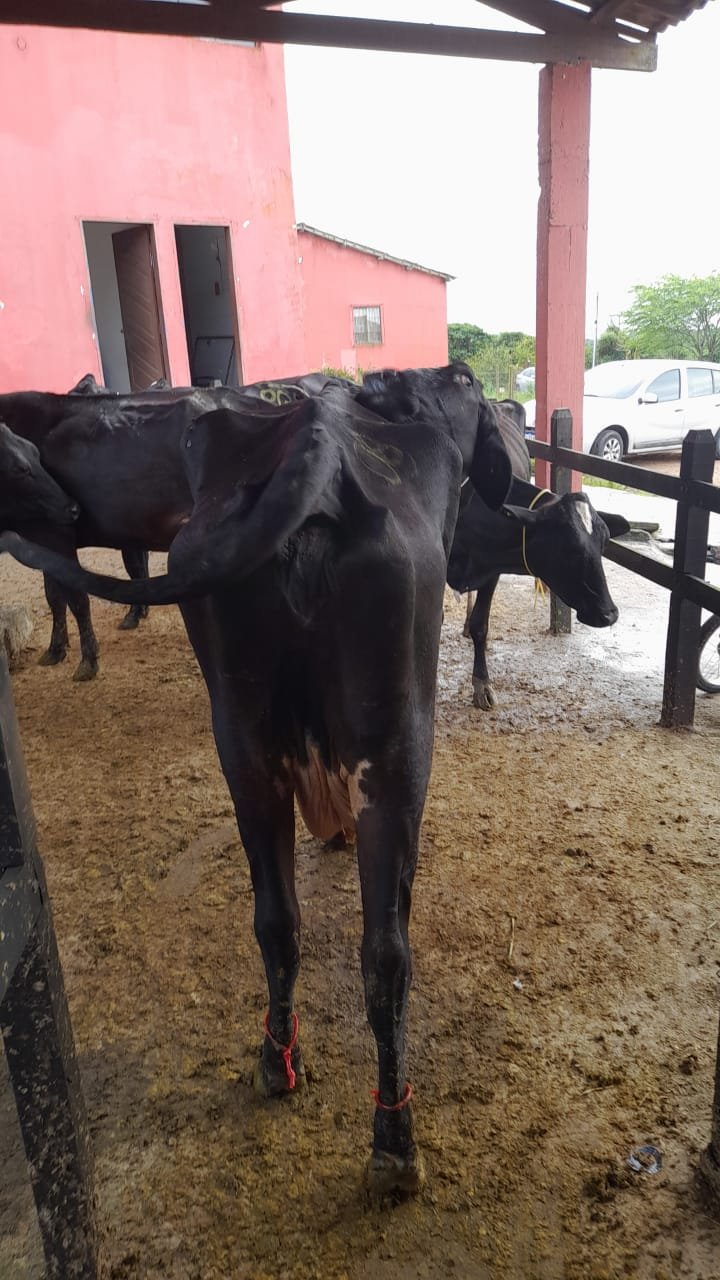
#> input picture images/new_images/2.5/3.jpeg, 720 x 1280 px, found by its file name
$ python main.py
#> lines starting #> are read from the running program, lines starting #| are printed output that depends on the picture; after the words box and inside, x2 and y2 are one past the last pixel; in counts of white or black regions, pixels touching at a corner belong together
import cv2
import numpy as np
import matplotlib.pyplot as plt
from sklearn.metrics import mean_squared_error
import os


class BcsPolynomialFit:

    def __init__(self):
        # constant parameters
        self.__kernel_size = (3, 3)
        self.__threshold = 10
        self.__polynomial_degree = 30

        self.__characteristic_bcs_info = {}
        self.__characteristic_bcs_images = {}

    def set_characteristic_bcs_images(self, bcs_images: dict):
        self.__characteristic_bcs_images = bcs_images

    def create_characteristic_polynomials(self):
        for bcs, image_path in self.__characteristic_bcs_images.items():
            cow_image, thresh, top_back_shape, x, y, polynomial_coefficients, polynomial = self.__create_polynomial(
                image_path)
            self.__characteristic_bcs_info[bcs] = {
                "image": cow_image,
                "thresh": thresh,
                "top_back_shape": top_back_shape,
                "x": x,
                "y": y,
                "polynomial_coefficients": polynomial_coefficients,
                "polynomial": np.poly1d(polynomial_coefficients)
            }

    # [135 lines left out: functions mean_squared, predict, derivative_analysis, show_characteristic_polynomials, not called in this run]

    def __create_polynomial(self, image_path: str):
        cow_image = cv2.imread(image_path, cv2.IMREAD_GRAYSCALE)
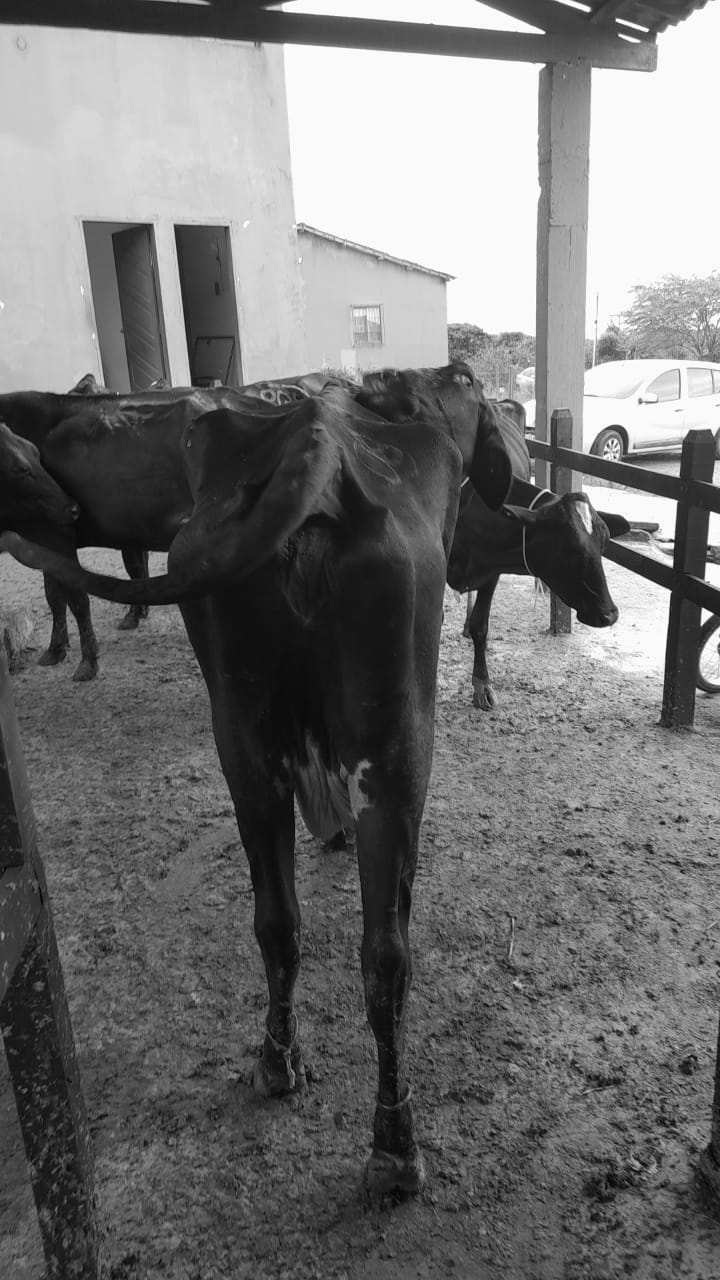
#> cow_image: shape (1280, 720); min 0, max 255, mean 115.1
        # cv2.imshow("img",cow_image)
        # cv2.imwrite("img.jpg",cow_image)

        _, thresh = cv2.threshold(cow_image, self.__threshold, 255, cv2.THRESH_BINARY)
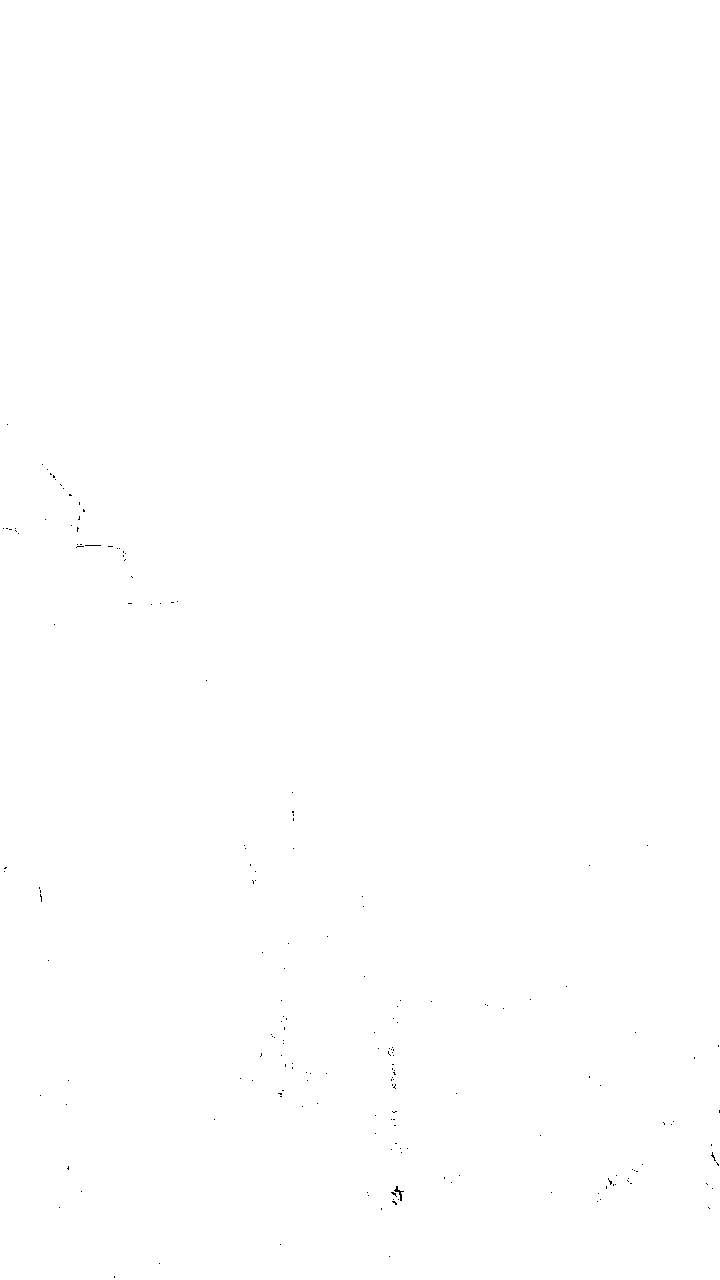
#> thresh: shape (1280, 720); 100% white; black in thin lines or dots, all inside (x1, y1, x2, y2) = (3, 424, 720, 1278)
        # cv2.imshow("img threshold",thresh)
        # cv2.imwrite("img_threshold.jpg",thresh)


        blur_image = cv2.blur(thresh, self.__kernel_size)
        # cv2.imshow("img blur",blur_image)
        # cv2.imwrite("img_blur.jpg",blur_image)


        blur_image[blur_image != 255] = 0
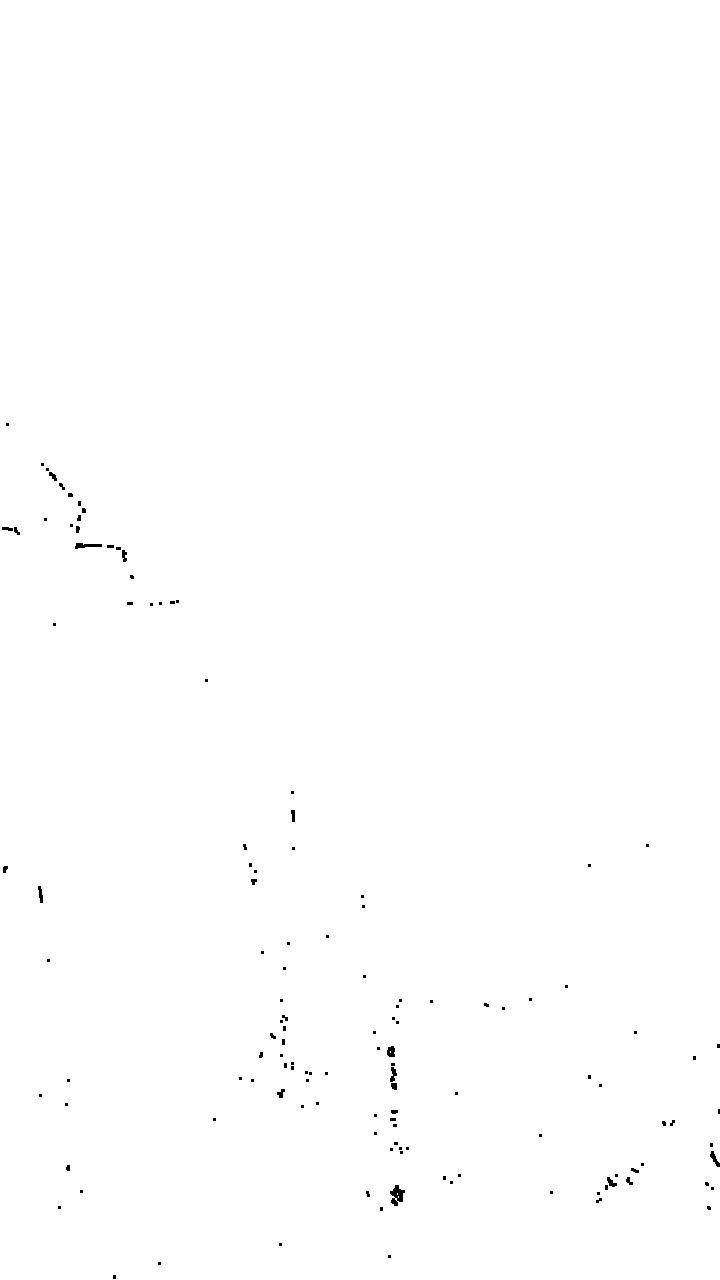
#> blur_image: shape (1280, 720); 99.8% white; 131 black regions (104 under 20 px), largest, box (x1, y1, x2, y2) and area: (390, 1185, 405, 1206) 176, (75, 543, 102, 549) 98, (387, 1046, 395, 1057) 72
        # cv2.imshow("img blur pos",blur_image)
        # cv2.imwrite("img blur pos",blur_image)


        # dilate the image to prevent black pixels in the center of the cow
        kernel = np.ones(self.__kernel_size, np.uint8)
        # print("img kernel",kernel)

        dilated_image = cv2.dilate(blur_image, kernel, iterations=2)
#> dilated_image: shape (1280, 720); 100% white; black in thin lines or dots, all inside (x1, y1, x2, y2) = (78, 545, 401, 1194)
        # cv2.imshow("img dilated",dilated_image)
        # cv2.imwrite("img_dilated.jpg",dilated_image)

        erode_image = self.__erode(dilated_image, kernel_size=self.__kernel_size)
#> in __erode, `erode_image = cv2.erode(image, kernel, iterations=iterations)`: erode_image: shape (1280, 720); 100% white; 3 black regions, box (x1, y1, x2, y2) and area: (392, 1188, 403, 1196) 71, (76, 543, 83, 548) 35, (392, 1083, 397, 1089) 30
        # cv2.imshow("img erode",erode_image)
        # cv2.imwrite("img_erode.jpg",erode_image)

        subtract_image = cv2.subtract(dilated_image, erode_image)
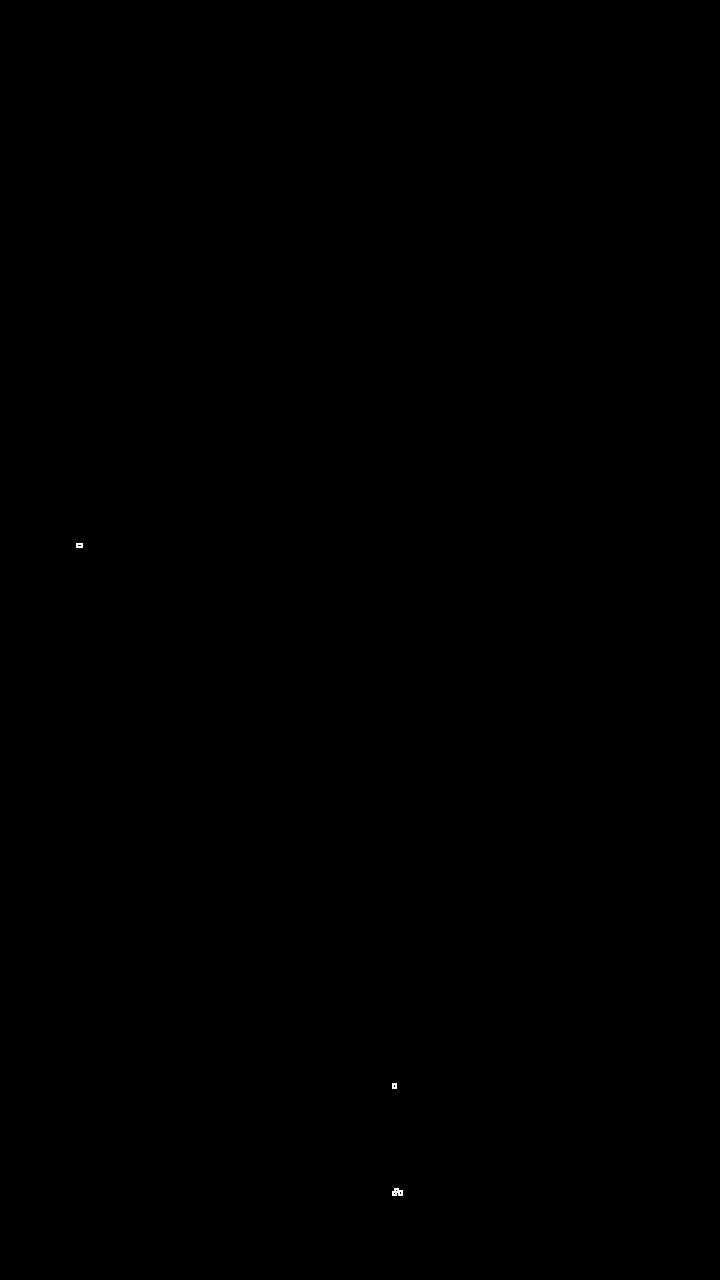
#> subtract_image: shape (1280, 720); 0.01% white in thin lines or dots, all inside (x1, y1, x2, y2) = (76, 543, 403, 1196)
        # cv2.imshow("img subtract",subtract_image)
        # cv2.imwrite("img_subtract.jpg",subtract_image)

        top_back_shape = self.__get_top_back_shape(subtract_image)
        # cv2.imshow("img top",top_back_shape)
        # cv2.imwrite("img_top.jpg",top_back_shape)

        cv2.waitKey(0)
        x, y = self.__translate_shape_coords_to_origin(top_back_shape)
        polynomial_coefficients = np.polyfit(x, y, deg=self.__polynomial_degree)
        polynomial = np.poly1d(polynomial_coefficients)

        return cow_image, thresh, top_back_shape, x, y, polynomial_coefficients, polynomial

    def __erode(self, image, kernel_size=(5, 5), iterations=2):
        kernel = np.ones(kernel_size, np.uint8)
        erode_image = cv2.erode(image, kernel, iterations=iterations)

        return erode_image

    def __get_top_back_shape(self, image):
        image = image.copy()
        mean = np.mean(np.where(image != 0)[0])  # mean of the y coordinates of the board
#> mean = 1005.5
        for y in range(image.shape[0]):
            for x in range(image.shape[1]):
                if y > mean:
                    image[y][x] = 0
#> image: shape (1280, 720); 0% white in thin lines or dots, all inside (x1, y1, x2, y2) = (76, 543, 83, 548)

        return image

    def __find_the_center_pixel(self, image):
        mean_y = np.mean(np.where(image != 0)[0])
        mean_x = np.mean(np.where(image != 0)[1])

        return int(mean_x), int(mean_y)

    def __translate_shape_coords_to_origin(self, image):
        flipped_image = image[::-1, :]
#> flipped_image: shape (1280, 720); 0% white in thin lines or dots, all inside (x1, y1, x2, y2) = (76, 732, 83, 737)
        x_distance, y_distance = self.__find_the_center_pixel(flipped_image)
#> in __find_the_center_pixel, `mean_y = np.mean(np.where(image != 0)[0])`: mean_y = 734
#> in __find_the_center_pixel, `mean_x = np.mean(np.where(image != 0)[1])`: mean_x = 79
#> x_distance = 79; y_distance = 734

        trans_y = np.where(flipped_image != 0)[0] - y_distance
#> trans_y = 32 values from -2 to 2
        trans_x = np.where(flipped_image != 0)[1] - x_distance
#> trans_x = 32 values, max 3 at index 6, min -3 at index 0, mean 0

        return trans_x, trans_y


def main():

    images_path = r'images\resized_images_error_test\all_images'

    bcs_polynomial_fit = BcsPolynomialFit()
    train_images = {
        2.50: images_path + os.sep + "2.50" + os.sep + "3.jpeg",
        2.75: images_path + os.sep + "2.75" + os.sep + "2.jpeg",
        3.0: images_path + os.sep + "3.0" + os.sep + "4.jpeg",
        3.25: images_path + os.sep + "3.25" + os.sep + "2.jpeg",
        3.50: images_path + os.sep + "3.50" + os.sep + "18.jpeg",
        3.75: images_path + os.sep + "3.75" + os.sep + "3.jpeg",
        4.0: images_path + os.sep + "4.0" + os.sep + "7.jpeg"
    }


    bcs_polynomial_fit.set_characteristic_bcs_images(train_images)
    bcs_polynomial_fit.create_characteristic_polynomials()
#> in __create_polynomial, `x, y = self.__translate_shape_coords_to_origin(top_back_shape)`: x has the same summary as trans_x in __translate_shape_coords_to_origin; y = 32 values from -2 to 2
#> in __create_polynomial, `polynomial_coefficients = np.polyfit(x, y, deg=self.__polynomial_degree)`: polynomial_coefficients = 31 values, max 4.79e-15 at index 30, min -9.13e-15 at index 28, mean -6.88e-17
#> in create_characteristic_polynomials, `cow_image, thresh, top_back_shape, x, y, polynomial_coefficients, poly..`: x has the same summary as trans_x in __translate_shape_coords_to_origin; y = 32 values from -2 to 2
#> pass 2 of the loop in create_characteristic_polynomials, `for bcs, image_path in self.__characteristic_bcs_images.items():`:
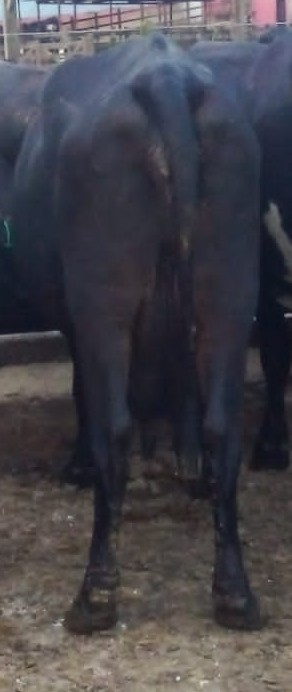
#> input picture images/new_images/2.5/2.jpeg, 292 x 692 px, found by its file name
#> in __create_polynomial (call 2), `cow_image = cv2.imread(image_path, cv2.IMREAD_GRAYSCALE)`:
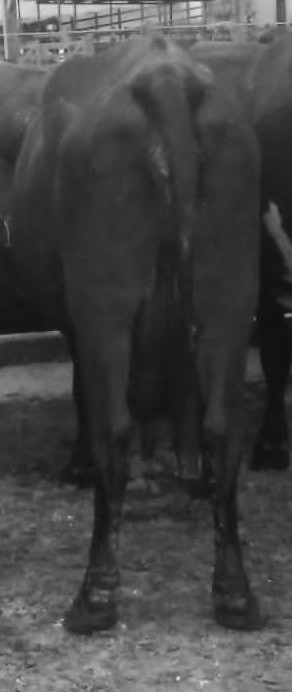
#> cow_image: shape (692, 292); min 13, max 250, mean 68.2
#> thresh: shape (692, 292); every value is 255
#> subtract_image: shape (692, 292); every value is 0
    # bcs_polynomial_fit.show_characteristic_polynomials()
    #bcs_polynomial_fit.derivative_analysis()

    results = {"right": 0, "wrong": 0}

    # print(f'The predicted bcs is: {bcs_polynomial_fit.predict(images_path + os.sep + "ECC_3.0" + os.sep + "grabcut_2.png", 3.25)}')

    # directory[0] -> directory path
    # directory[1] -> subdirectories names
    # directory[2] -> directory files

    for directory in os.walk(images_path):
        if len(directory[1]) == 0:
            for image_file in directory[2]:  # walk through the image files in directories
                test_cow = directory[0] + os.sep + image_file
                real_bcs = float(
                    directory[0].split(os.sep)[-1].split("_")[-1])  # get the BCS number from the directory name

                if train_images[real_bcs] != test_cow:  # check if the test image is the train image
                    predicted_bcs = bcs_polynomial_fit.predict(test_cow, real_bcs)
                    print(f"Real: {real_bcs} - Predicted: {predicted_bcs}")
                    if real_bcs == predicted_bcs:
                        results["right"] += 1
                    else:
                        results["wrong"] += 1


    print(results)


if __name__ == "__main__":
    np.set_printoptions(suppress=True)
#> (the run stopped early here; a loop or call above may not have finished)
